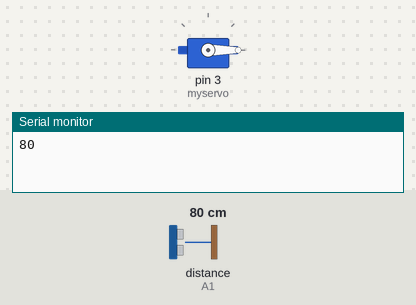
Bench run of a sketch on a simulated Arduino Uno, built with avr-gcc and run on an emulated ATmega328P. Shown: servo, the last lines printed to the serial monitor. The test bench sets the inputs (shaded band); at power-on: distance to the obstacle (sensor on A1) 80 cm. The echo pulse lasts 58.3 µs per cm.

Above: at 0.05 s.
At 3.75 s:
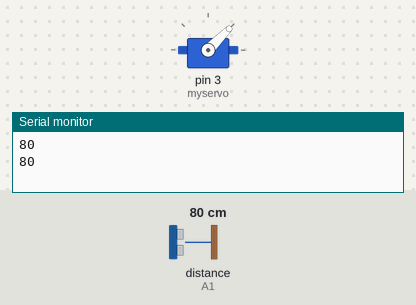
At 7.45 s:
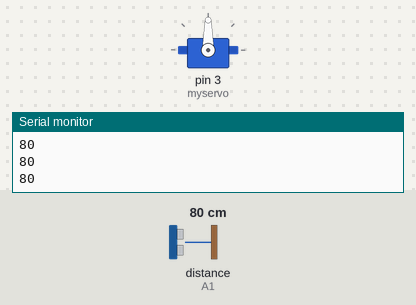
At 14.95 s:
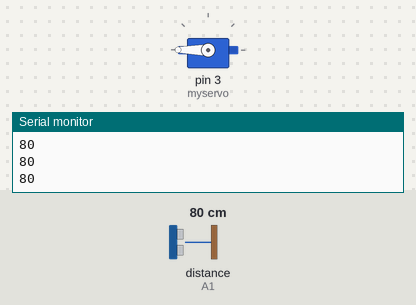
Timing chart, 0 to 26.0 s (numbered marks = the images above):
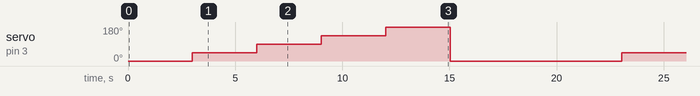

Measured:
- by itself, servo on pin 3 (myservo): repeats every 20.0 s: 90° 3.0 s, 135° 3.0 s, 180° 3.0 s, 0° 8.0 s, 45° 3.0 s

The sketch:

sketch_jan27a.ino
```cpp
#include <HCSR04.h>

#include <Servo.h>
#define TRIG_PIN A1
#define ECHO_PIN A0
Servo myservo;
HCSR04 sonar(ECHO_PIN, TRIG_PIN);
int a;
int program()
{
  int maximum = 0;
  int degree = 0;
  int b;
  for(int dec = 0; dec <= 180; dec = dec + 45){
    myservo.write(dec);
    b = distance();
    delay(3000);
    if(b > maximum)
    {
      maximum = b;
      degree = dec;
    }
  }
  myservo.write(degree);
  delay(5000);
}
int distance()
{
   a = sonar.dist();
   Serial.print("\n");
   Serial.print(a,DEC);
   return a;
}

void setup() {
  Serial.begin(9600);
  myservo.attach(3);

}


void loop() {
  program();
}
```
